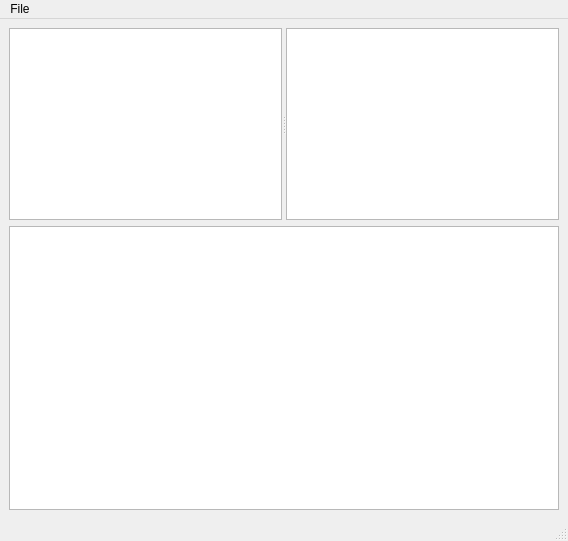
<?xml version="1.0" encoding="UTF-8"?>
<ui version="4.0">
 <class>MainWindow</class>
 <widget class="QMainWindow" name="MainWindow">
  <property name="geometry">
   <rect>
    <x>0</x>
    <y>0</y>
    <width>568</width>
    <height>541</height>
   </rect>
  </property>
  <property name="windowTitle">
   <string>MainWindow</string>
  </property>
  <widget class="QWidget" name="centralwidget">
   <layout class="QVBoxLayout" name="verticalLayout">
    <item>
     <widget class="QSplitter" name="splitter">
      <property name="orientation">
       <enum>Qt::Horizontal</enum>
      </property>
      <widget class="QListView" name="listView"/>
      <widget class="QListView" name="listView_2"/>
     </widget>
    </item>
    <item>
     <widget class="QSplitter" name="splitter_2">
      <property name="orientation">
       <enum>Qt::Vertical</enum>
      </property>
      <widget class="QTextEdit" name="textEdit"/>
     </widget>
    </item>
   </layout>
  </widget>
  <widget class="QMenuBar" name="menubar">
   <property name="geometry">
    <rect>
     <x>0</x>
     <y>0</y>
     <width>568</width>
     <height>21</height>
    </rect>
   </property>
   <widget class="QMenu" name="menuFile">
    <property name="title">
     <string>File</string>
    </property>
    <addaction name="actionOpen"/>
   </widget>
   <addaction name="menuFile"/>
  </widget>
  <widget class="QStatusBar" name="statusbar"/>
  <action name="actionOpen">
   <property name="text">
    <string>Load Project...</string>
   </property>
  </action>
 </widget>
 <resources/>
 <connections/>
</ui>
